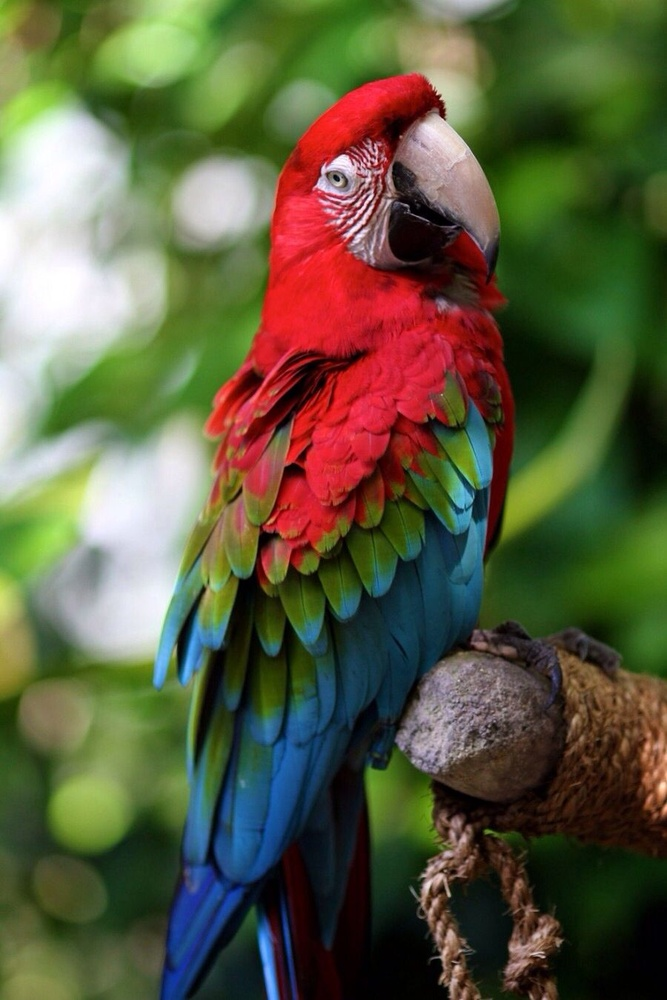
#> input picture module 1/img4.jpg, 667 x 1000 px, shrunk from 900 x 1350 before the run, found by its file name
$ jupyter execute 'Crop the image.ipynb'   (shell and % lines are left out)
#> lines starting #> are read from the running program, lines starting #| are printed output that depends on the picture
[cell 1]
import numpy as np
import cv2
import matplotlib.pyplot as plt

[cell 2]
arr = np.arange(0,100,1)

[cell 3]
arr

[cell 4]
len(arr)

[cell 5]
arr.shape

[cell 6]
arr1 = arr.reshape((10,10))

[cell 7]
arr1

[cell 8]
arr1.shape

[cell 9]
plt.imshow(arr1, cmap= 'gray')
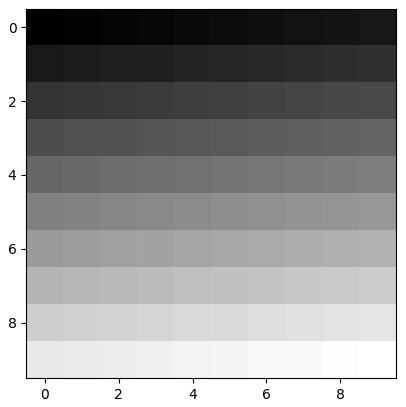
#> figure drawn by matplotlib, 1 panel

# take the random value experiment for make gray color

[cell 10]
arr2 = np.random.randint(0,150,(10,10))

[cell 11]
plt.imshow(arr2,cmap = 'gray')
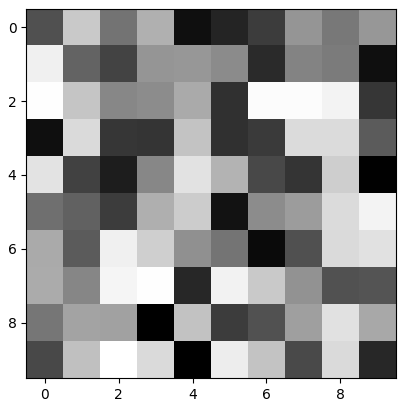
#> figure drawn by matplotlib, 1 panel

[cell 12]
arr2

# convert the BGR image to gray_scale

[cell 13]
img = cv2.imread('img4.jpg')
#> img is the input picture: shape (1000, 667, 3); mean B, G, R 64.3, 92.3, 92.3

[cell 14]
img.shape
#> Out = (1000, 667, 3)

[cell 15]
gray = cv2.cvtColor(img, cv2.COLOR_BGR2GRAY)
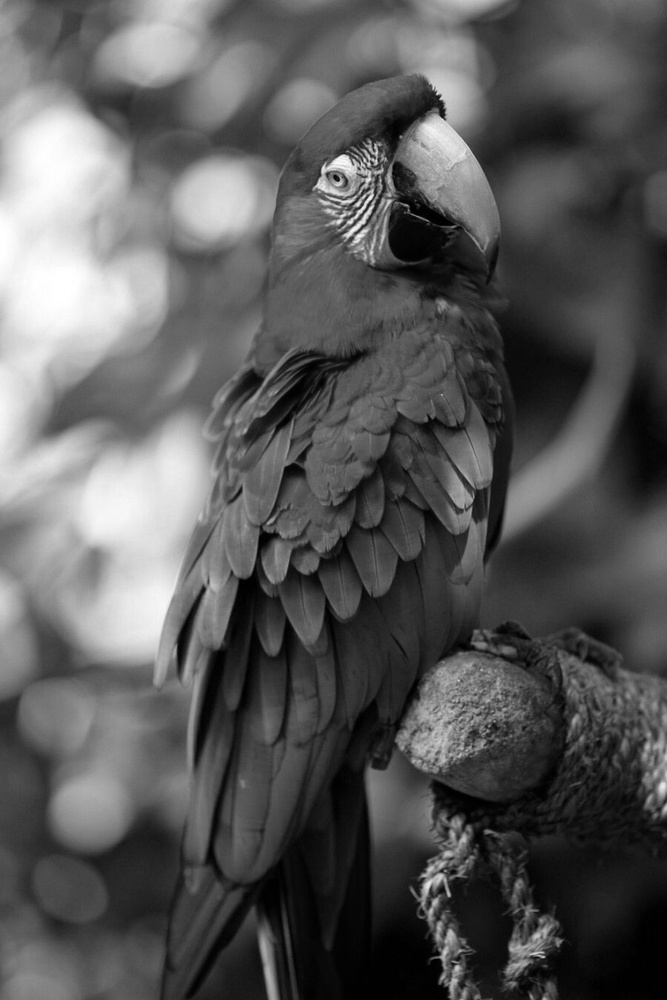
#> gray: shape (1000, 667); min 0, max 255, mean 89.1

[cell 16]
gray.shape
#> Out = (1000, 667)

[cell 17]
plt.imshow(gray, cmap = 'gray')

# crop the image

[cell 18]
arr3_slice = gray[0:10, 0:10]

[cell 19]
plt.imshow(arr3_slice, cmap = 'gray')
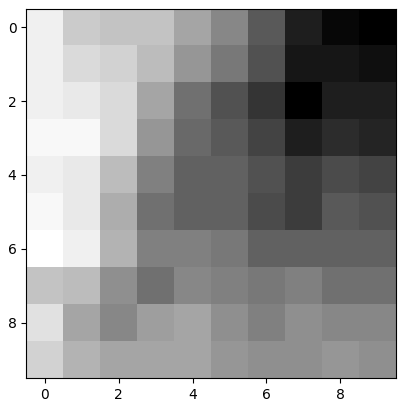
#> figure drawn by matplotlib, 1 panel

$ run again, with module 1/img2.jpg copied over module 1/img4.jpg
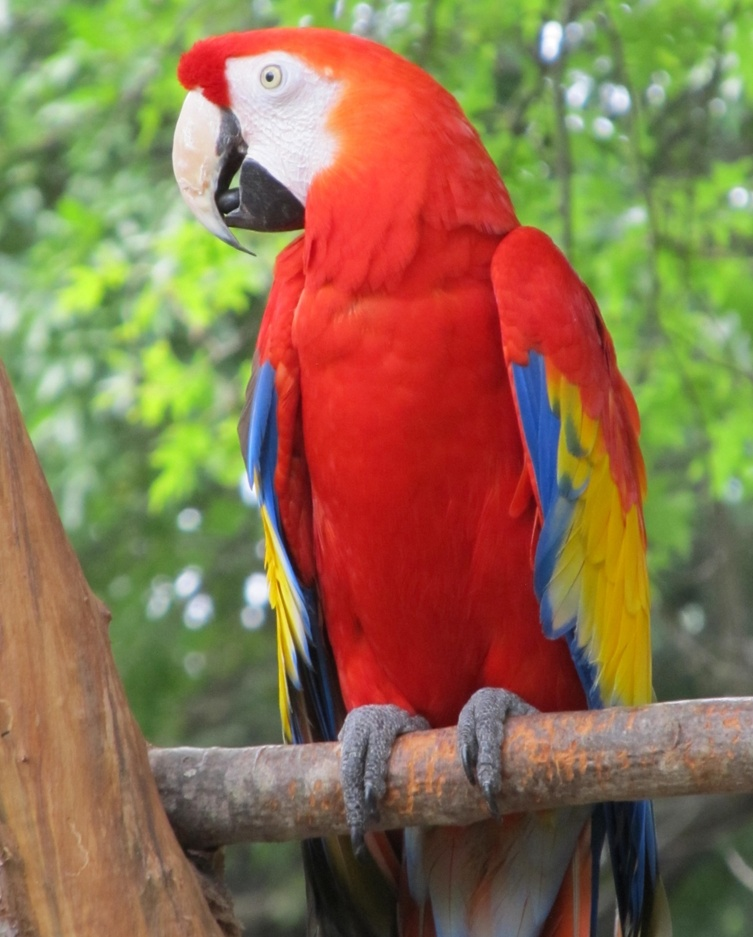
#> input picture module 1/img2.jpg, 753 x 937 px, shrunk from 1544 x 1920 before the run, found by its file name
#> img is the input picture: shape (937, 753, 3); mean B, G, R 77.7, 112.2, 139.6
#> `gray = cv2.cvtColor(img, cv2.COLOR_BGR2GRAY)`:
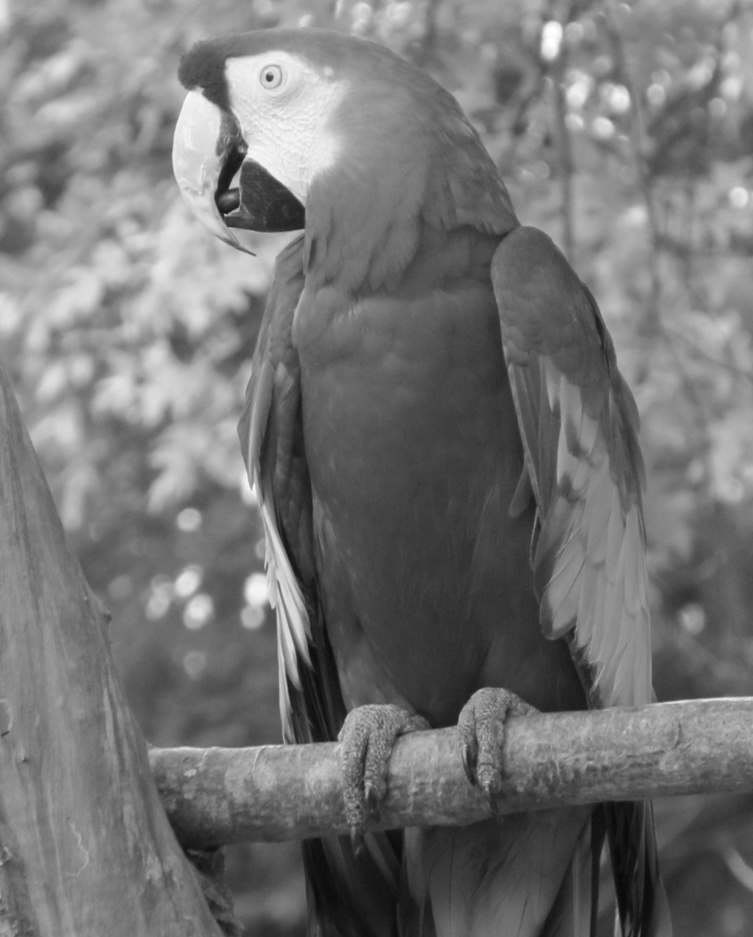
#> gray: shape (937, 753); min 7, max 255, mean 116.5
#> `[cell 19] plt.imshow(arr3_slice, cmap = 'gray')`:
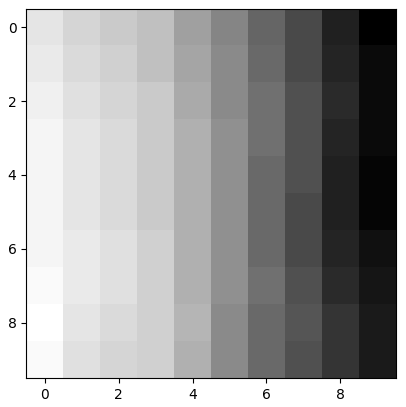
#> figure drawn by matplotlib, 1 panel

$ run again, with module 1/img1.png saved as module 1/img4.jpg
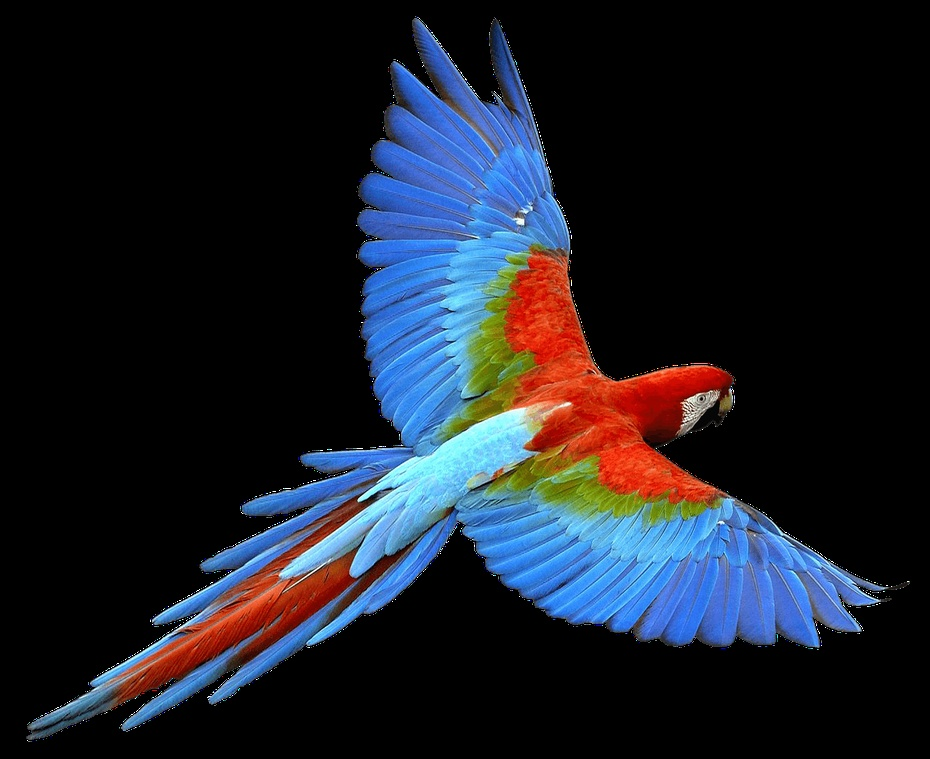
#> input picture module 1/img1.png, 930 x 759 px, shrunk from 1286 x 1050 before the run, found by its file name
#> img is the input picture: shape (759, 930, 3); mean B, G, R 40.5, 30.7, 26.9
#> `gray = cv2.cvtColor(img, cv2.COLOR_BGR2GRAY)`:
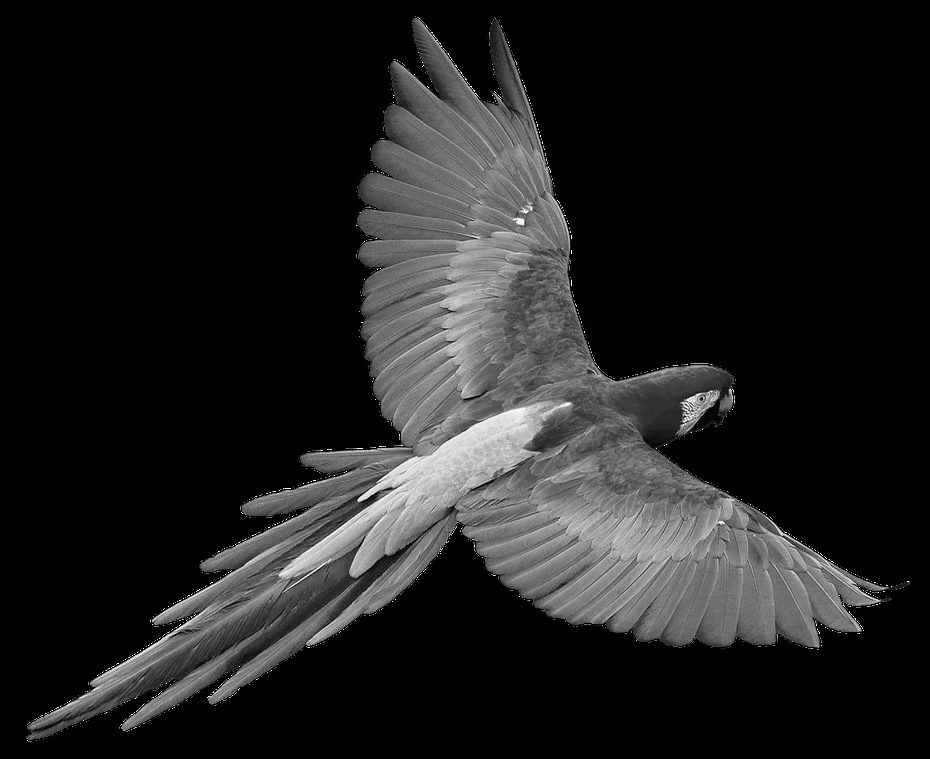
#> gray: shape (759, 930); min 0, max 255, mean 30.7
#> `[cell 19] plt.imshow(arr3_slice, cmap = 'gray')`:
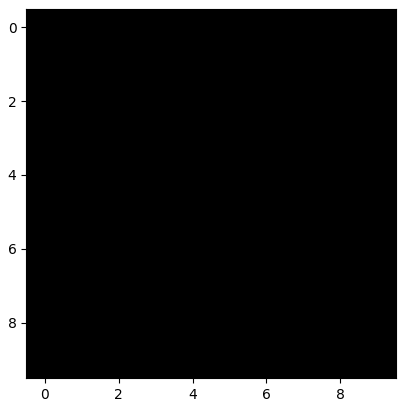
#> figure drawn by matplotlib, 1 panel
